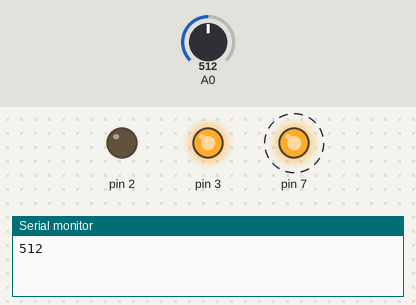
This sketch was run on a simulated Arduino Uno, built with avr-gcc and run on an emulated ATmega328P. Parts: output pins drawn as LEDs (lit = HIGH), the last lines printed to the serial monitor. Dashed ring = blinking. Inputs (shaded band) come from the test bench; at power-on: A0 = 512.

Above: at 2.8 s.
2.9 s: A0 set to 295
6.4 s: A0 set to 278
At 8.7 s:
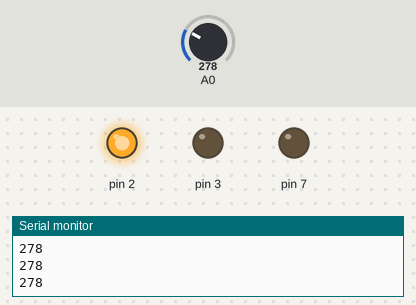
9.5 s: A0 set to 306
At 11.3 s:
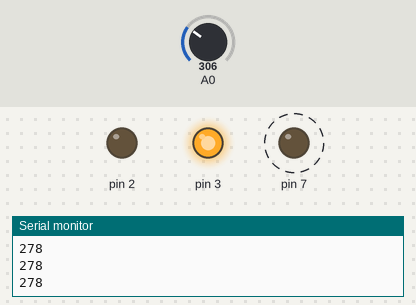
15.5 s: A0 set to 275
At 16.9 s:
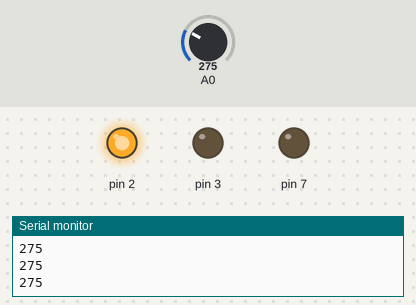
Timing chart, 0 to 18.5 s (numbered marks = the images above; inputs shaded):
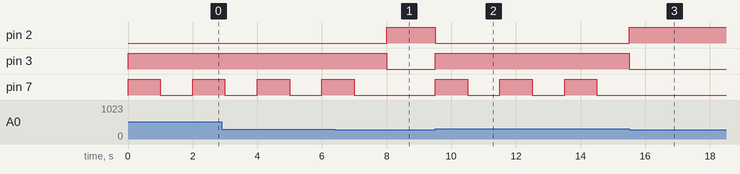

The sketch:

DetectorGasAlcohol.ino
```cpp
int alcohol;

void setup() {

  Serial.begin (9600);
  pinMode (A0,INPUT);
  pinMode (2,OUTPUT);
  pinMode (3,OUTPUT);
  pinMode (7,OUTPUT);

}

void loop() {
  alcohol =analogRead (A0);

  if(alcohol>285){
    digitalWrite (2,LOW); //Apaga el led verde
    digitalWrite (3,HIGH); //Enciende el led rojo "Hay Alcohol"
    digitalWrite (7,HIGH); //Enciende buzzer
    delay (1000);
    digitalWrite (7, LOW); //Apaga buzzer
    delay (1000);
  }
  else {
    digitalWrite (2,HIGH); //Enciende led verde
    digitalWrite (3, LOW); //Apaga led rojo "Hay alcohol"
  }
  Serial.println (alcohol);

}
```

Measured:
- the behaviour switches between 286 and 285 on A0 (found by bisection; images 0 and 1)
- after the input at 6.4 s, pin 2: LOW → HIGH after 1.6 s; pin 3: HIGH → LOW after 1.6 s; pin 7: goes on until 7.0 s, then stays LOW
- after the input at 9.5 s, pin 2: HIGH → LOW at once; pin 3: LOW → HIGH at once; pin 7: alternates HIGH for 1.0 s and LOW for 1.0 s, starting at once
- after the input at 15.5 s, pin 2: LOW → HIGH at once; pin 3: HIGH → LOW at once; pin 7: stops changing and stays LOW
- by itself, pin 7: alternates HIGH for 1.0 s and LOW for 1.0 s
